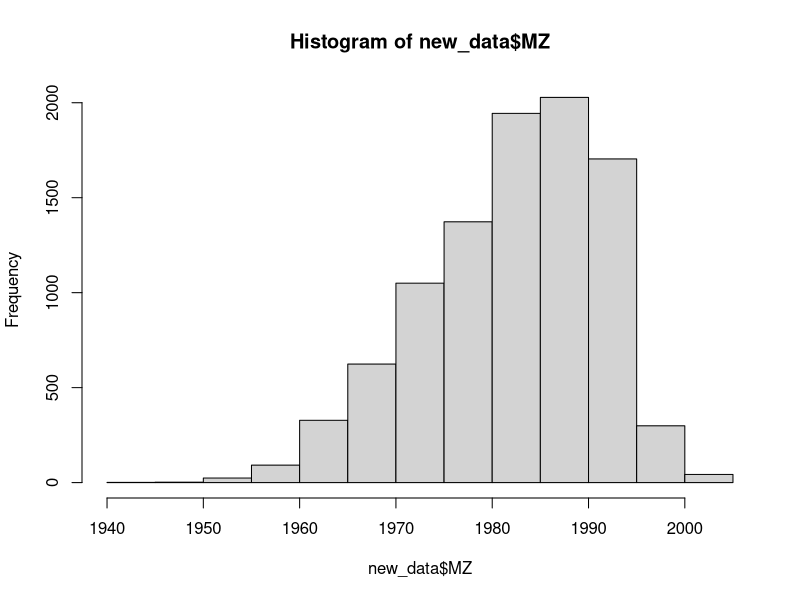

Reproduce this figure in R.
library(haven)
RAW <- read_sav("RAW.sav")
View(RAW)

table(RAW$W22DQ02A)
class(RAW)

new_data <- data.frame(
  MZ = RAW$W22DQ02A,
  Hierarchical1 = RAW$W22Q25G,
  Hierarchical2 = RAW$W22Q25H,
  Hierarchical3 = RAW$W22Q25I,
  LowCommunicate1 = RAW$W22Q22A,
  LowCommunicate2 = RAW$W22Q22F,
  LowCommunicate3 = RAW$W22Q24A,
  LowCommunicate4 = RAW$W22Q24B,
  LowCommunicate5 = RAW$W22Q24C,
  Satisfaction1 = RAW$W22Q26A,
  Satisfaction2 = RAW$W22Q26B,
  Satisfaction3 = RAW$W22Q26C,
  Satisfaction4 = RAW$W22Q261,
  Commitment1 = RAW$W22Q27B,
  Commitment2 = RAW$W22Q27D,
  Turnover1 = RAW$W22Q27A,
  Turnover2 = RAW$W22Q27C
)

## LowCommunicate 5문항 전부, Turnover2 -> 역처리
new_data$LowCommunicate1 <- 6 - new_data$LowCommunicate1
new_data$LowCommunicate2 <- 6 - new_data$LowCommunicate2
new_data$LowCommunicate3 <- 6 - new_data$LowCommunicate3
new_data$LowCommunicate4 <- 6 - new_data$LowCommunicate4
new_data$LowCommunicate5 <- 6 - new_data$LowCommunicate5
new_data$Turnover2 <- 6 - new_data$Turnover2

## 통제변수 삽입
new_data$Gender <- RAW$W22DQ01
new_data$Married <- RAW$W22DQ03
new_data$Edu <- RAW$W22DQ04
new_data$Major <- RAW$W22DQ041

## 결측치 확인
colSums(is.na(new_data))

## 이상치 확인
check_outliers <- function(x) {
  sum(x < 1 | x > 5, na.rm = TRUE)
}
sapply(new_data, check_outliers)
lapply(new_data, table, useNA = "ifany")

## 변수 합치기
new_data$Hierarchical <- rowSums(new_data[, c("Hierarchical1", "Hierarchical2", "Hierarchical3")], na.rm = TRUE) / 3
new_data$LowCommunicate <- rowSums(new_data[, c("LowCommunicate1", "LowCommunicate2", "LowCommunicate3", 
                                                "LowCommunicate4", "LowCommunicate5")], na.rm = TRUE) / 5
new_data$Satisfaction <- rowSums(new_data[, c("Satisfaction1", "Satisfaction2", "Satisfaction3", "Satisfaction4")], na.rm = TRUE) / 4
new_data$Commitment <- rowSums(new_data[, c("Commitment1", "Commitment2")], na.rm = TRUE) / 2
new_data$Turnover <- rowSums(new_data[, c("Turnover1", "Turnover2")], na.rm = TRUE) / 2

table(new_data$Hierarchical)
table(new_data$Satisfaction)


## MZ 분류하기

hist(new_data$MZ)
table(new_data$MZ)
new_data$IsZGen <- ifelse(new_data$MZ >= 1995 & new_data$MZ <= 2004, 1, 0)

##########################################################################

# 직무 만족에 대한 회귀 분석
satisfaction_model <- lm(Satisfaction ~ Hierarchical, data = new_data)
summary(satisfaction_model)

# 조직 몰입에 대한 회귀 분석
commitment_model <- lm(Commitment ~ Hierarchical, data = new_data)
summary(commitment_model)

# 이직 의도에 대한 회귀 분석
turnover_model <- lm(Turnover ~ Hierarchical, data = new_data)
summary(turnover_model)

##########################################################################

# 매개효과 분석

# 1단계: 독립변수 -> 종속변수
satisfaction_model <- lm(Satisfaction ~ Hierarchical, data = new_data)
commitment_model <- lm(Commitment ~ Hierarchical, data = new_data)
turnover_model <- lm(Turnover ~ Hierarchical, data = new_data)

# 2단계: 독립변수 -> 매개변수
mediator_model <- lm(LowCommunicate ~ Hierarchical, data = new_data)

# 3단계: 매개변수 -> 종속변수
satisfaction_mediator <- lm(Satisfaction ~ LowCommunicate, data = new_data)
commitment_mediator <- lm(Commitment ~ LowCommunicate, data = new_data)
turnover_mediator <- lm(Turnover ~ LowCommunicate, data = new_data)

# 4단계: 독립변수와 매개변수를 모두 포함
satisfaction_full <- lm(Satisfaction ~ Hierarchical + LowCommunicate, data = new_data)
commitment_full <- lm(Commitment ~ Hierarchical + LowCommunicate, data = new_data)
turnover_full <- lm(Turnover ~ Hierarchical + LowCommunicate, data = new_data)

# 결과 확인
summary(satisfaction_model)
summary(commitment_model)
summary(turnover_model)
summary(mediator_model)
summary(satisfaction_mediator)
summary(commitment_mediator)
summary(turnover_mediator)
summary(satisfaction_full)
summary(commitment_full)
summary(turnover_full)

##########################################################################

# Z세대 데이터 필터링
z_gen_data <- subset(new_data, IsZGen == 1)

# 1단계: 독립변수 -> 종속변수
satisfaction_model <- lm(Satisfaction ~ Hierarchical, data = z_gen_data)
commitment_model <- lm(Commitment ~ Hierarchical, data = z_gen_data)
turnover_model <- lm(Turnover ~ Hierarchical, data = z_gen_data)

# 2단계: 독립변수 -> 매개변수
mediator_model <- lm(LowCommunicate ~ Hierarchical, data = z_gen_data)

# 3단계: 매개변수 -> 종속변수
satisfaction_mediator <- lm(Satisfaction ~ LowCommunicate, data = z_gen_data)
commitment_mediator <- lm(Commitment ~ LowCommunicate, data = z_gen_data)
turnover_mediator <- lm(Turnover ~ LowCommunicate, data = z_gen_data)

# 4단계: 독립변수와 매개변수를 모두 포함
satisfaction_full <- lm(Satisfaction ~ Hierarchical + LowCommunicate, data = z_gen_data)
commitment_full <- lm(Commitment ~ Hierarchical + LowCommunicate, data = z_gen_data)
turnover_full <- lm(Turnover ~ Hierarchical + LowCommunicate, data = z_gen_data)

# 결과 확인
summary(satisfaction_model)
summary(commitment_model)
summary(turnover_model)
summary(mediator_model)
summary(satisfaction_mediator)
summary(commitment_mediator)
summary(turnover_mediator)
summary(satisfaction_full)
summary(commitment_full)
summary(turnover_full)



# 직무 만족에 대한 조절효과 확인
satisfaction_mz_model <- lm(Satisfaction ~ Hierarchical * IsZGen, data = new_data)
summary(satisfaction_mz_model)

# 조직 몰입에 대한 조절효과 확인
commitment_mz_model <- lm(Commitment ~ Hierarchical * IsZGen, data = new_data)
summary(commitment_mz_model)

# 이직 의도에 대한 조절효과 확인
turnover_mz_model <- lm(Turnover ~ Hierarchical * IsZGen, data = new_data)
summary(turnover_mz_model)


# 매개변수 LowCommunicate와 조절변수 IsZGen의 상호작용 포함
satisfaction_mediation_mod <- lm(Satisfaction ~ Hierarchical * IsZGen + LowCommunicate * IsZGen, data = new_data)
commitment_mediation_mod <- lm(Commitment ~ Hierarchical * IsZGen + LowCommunicate * IsZGen, data = new_data)
turnover_mediation_mod <- lm(Turnover ~ Hierarchical * IsZGen + LowCommunicate * IsZGen, data = new_data)

# 결과 확인
summary(satisfaction_mediation_mod)
summary(commitment_mediation_mod)
summary(turnover_mediation_mod)




